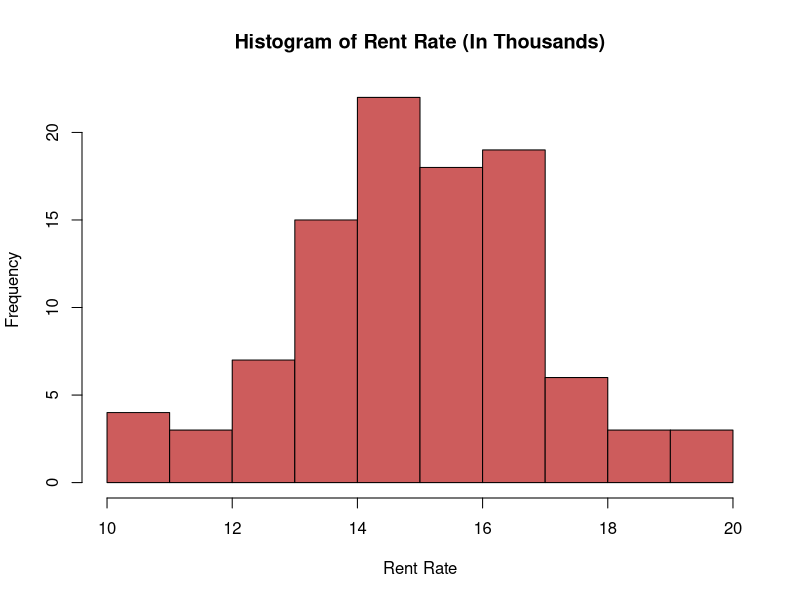
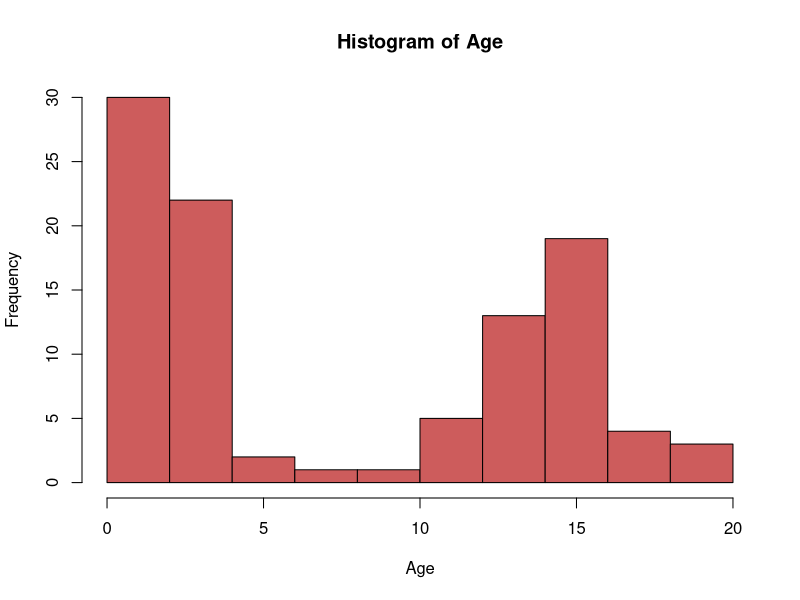
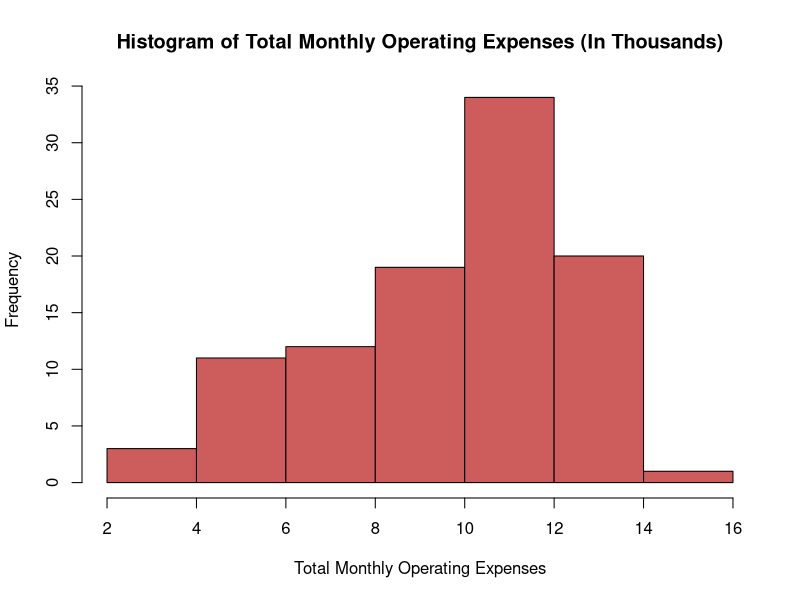
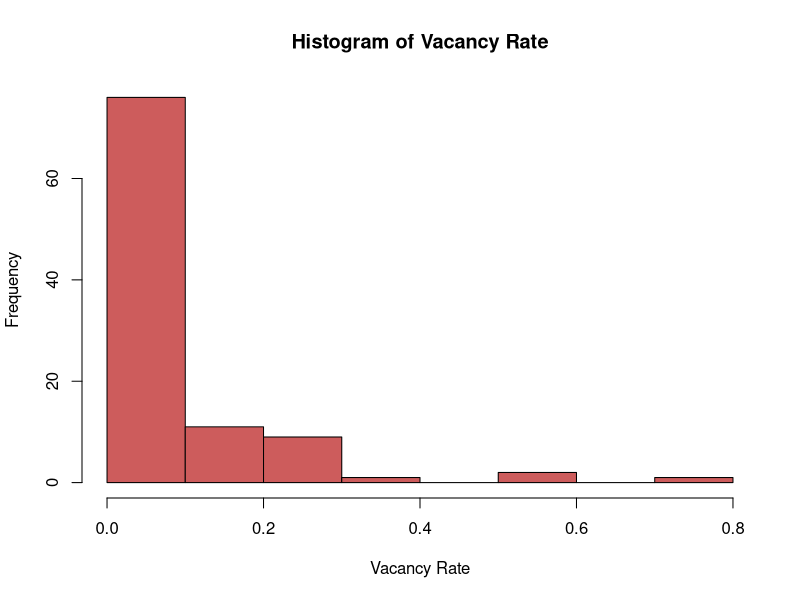
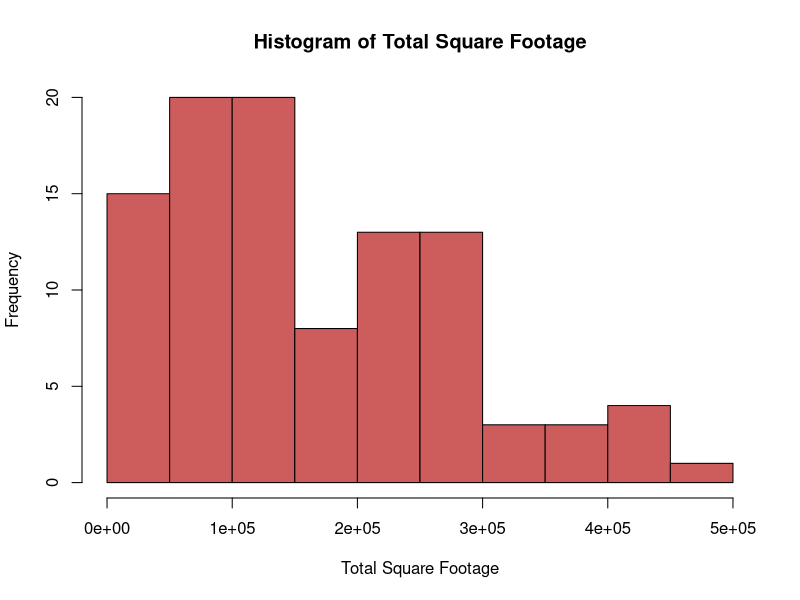
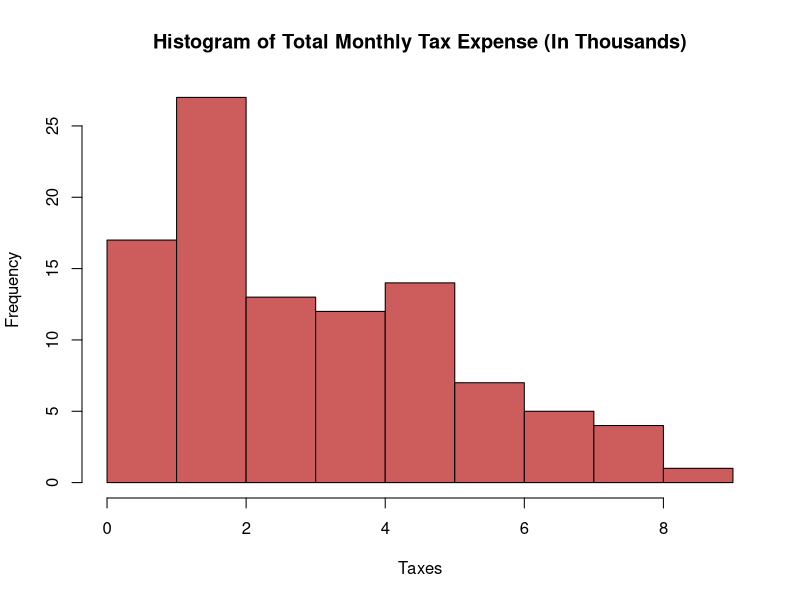

Reproduce these figures in R, in order. (Note: this script raises an error after producing the figures.)
# Import dataset (comm_prop)
library(readr)
library(tidyverse)
comm_prop <- tbl_df(read_csv("comm_prop.csv"))
comm_prop_matrix <- read_csv("comm_prop.csv")

# Explore dataset - Functions{View, head, str}
dim(comm_prop)
names(comm_prop)
head(comm_prop)
summary(comm_prop)


# The variable 'W2MiDT' is a factor. Convert it into a factor
comm_prop$W2MiDT <- factor(comm_prop$W2MiDT, labels = c("No", 'Yes'))
show(comm_prop$W2MiDT)





# Examine the distribution of each variable (Histogram)

#                               --------- RentRate -----------
hist(comm_prop$RentRate, xlab = "Rent Rate", main = paste("Histogram of", "Rent Rate (In Thousands)"), col = "indianred")

#                               --------- Age _______________
hist(comm_prop$Age, xlab = "Age", main = paste("Histogram of", "Age"), col = "indianred")

#                               --------- Total Monthly Operating Expenses -------------
hist(comm_prop$OperExp, xlab = "Total Monthly Operating Expenses", main = paste("Histogram of", "Total Monthly Operating Expenses (In Thousands)"), col = "indianred")

#                             ----------- Vacancy Rate ---------------
hist(comm_prop$VacRate, xlab = "Vacancy Rate", main = paste("Histogram of", "Vacancy Rate"), col = "indianred")

#                              ----------- Total Square Footage --------------
hist(comm_prop$SqFt, xlab = "Total Square Footage", main = paste("Histogram of", "Total Square Footage"), col = "indianred") 
  
#                             ------------- Taxes -----------------------------
hist(comm_prop$Taxes, xlab = "Taxes", main = paste("Histogram of", "Total Monthly Tax Expense (In Thousands)"), col = "indianred")


#                            ------------ Building Location ------------------
 #     ****** 'Building Location' is a factor and thus requires a BoxPlot to view it's distribution *********

ggplot(comm_prop$W2MiDT) +
  stat_boxplot(geom = "errorbar", width = 0.5) +
  geom_boxplot() +
  coord_flip() + # Makes regions names easier to read
  labs(x = "Region", y = "Birth Rate")
hist(comm_prop$W2MiDT, xlab = "Building Located Within 2 Miles of Downtown", main = paste("Histogram of", "Age"), col = "indianred")






# Examine the Correlation amongst  nmerical variables (Scatterplot Matrix & Correlation Matrix)

 # Scatterplot Matrix - Function{pairs}
pairs(comm_prop[,1:6], pch = 16)

 # Correlation Matrix - Function{cor}
cor(comm_prop[,1:6])
